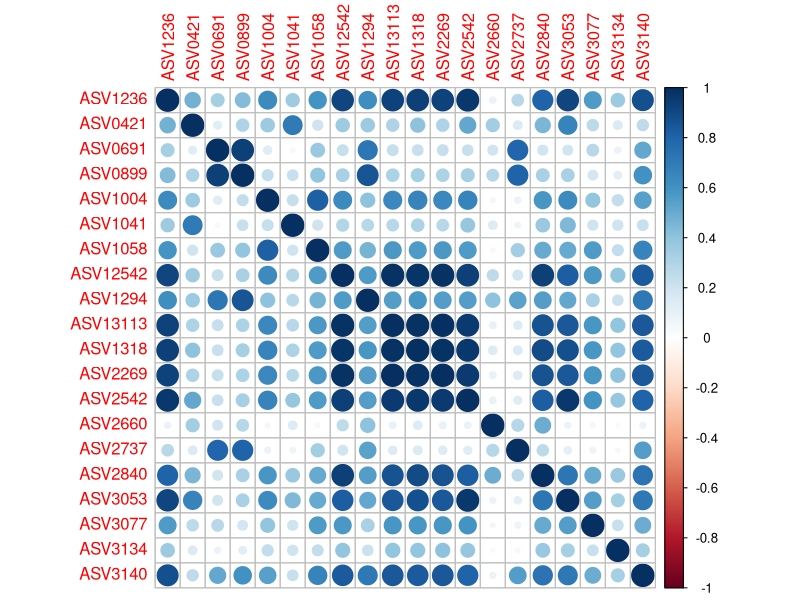

The R script that drew this image: (Note: this script raises an error after producing the figure.)
## ---- chunk 1
knitr::opts_chunk$set(echo = TRUE)
suppressMessages(library(tidyverse))
## ---- chunk 2
read_csv("../output/lr_data.csv") %>% 
  mutate(Clade = as.factor(Clade)) -> lr_data
## ---- chunk 3

cor_matrix_lr_data <- cor(lr_data[,-c(1,2)])

cor_matrix_lr_data[1:20,1:20]
## ---- chunk 4
png(filename = "../plots/top20_corr_clade_c.png",
    width = 1200, height = 800)

library(corrplot)
top20_corr_clade_c <- corrplot(cor_matrix_lr_data[1:20, 1:20], 
                               method = "circle")

## ---- chunk 5
top20_corr_clade_c
## ---- chunk 6
clr(lr_data[,-c(1,2)]) -> lr_clr

cor_matrix_clr_lr_data <- cor(lr_clr)

cor_matrix_clr_lr_data[1:20,1:20]
## ---- chunk 7

## ---- chunk 8

## ---- chunk 9

